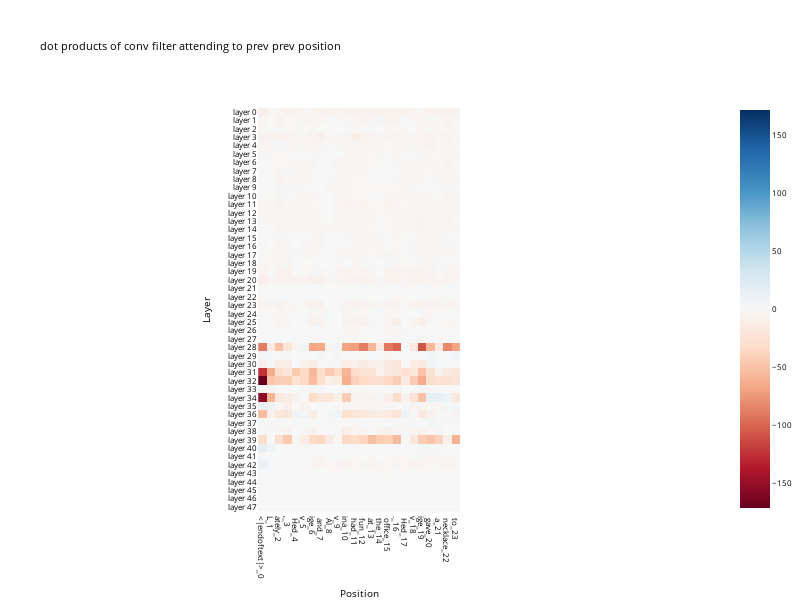
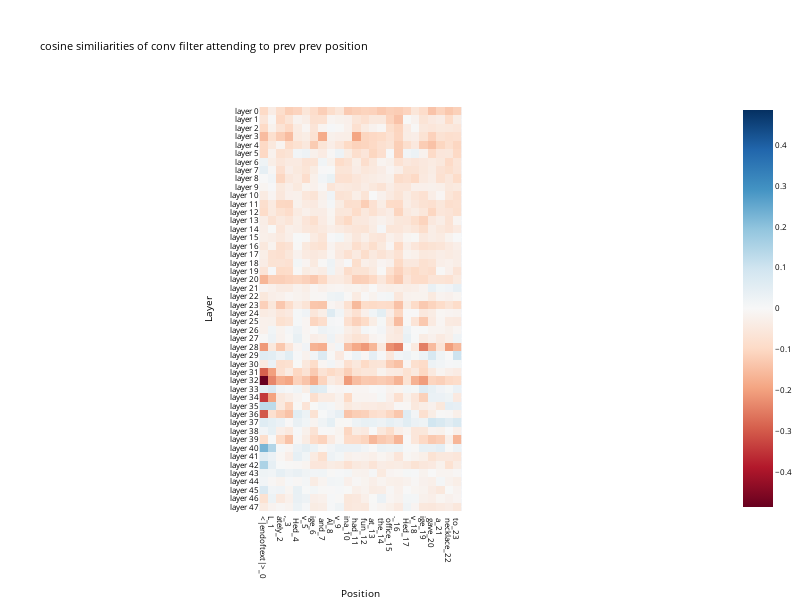
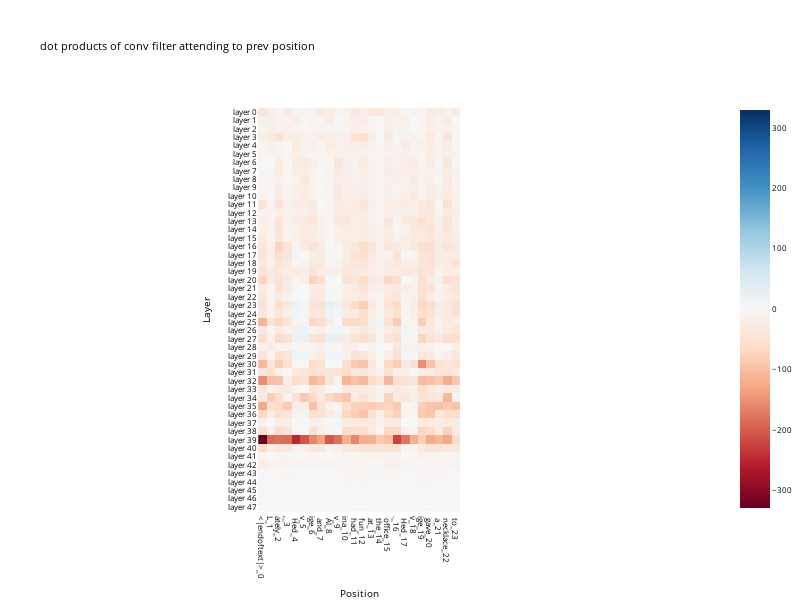
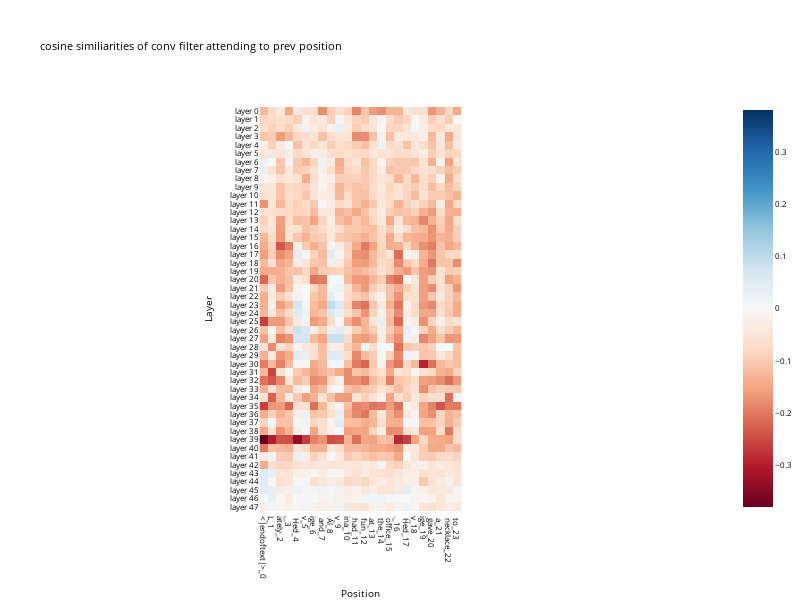

The cell these charts' notebook holds for them, in order:
### Code cell
prompt = model.tokenizer.decode(batched_data[0][1:])
prompt_tokens = model.to_tokens(prompt)[0]
L = prompt_tokens.size()[0]
prompt_str_tokens = model.to_str_tokens(prompt_tokens)

token_labels = []
for index, str_token in enumerate(prompt_str_tokens):
    token_labels.append(f"{str_token}_{index}")

in_proj_names = []
for layer in range(model.cfg.n_layers):
    in_proj_names.append(f'blocks.{layer}.hook_in_proj')
logits, activations = model.run_with_cache(prompt_tokens.view(1,-1), names_filter=in_proj_names)

def hooked_layer_inputs(all_tokens, layer):
    # [B,L,E]
    conv_input = activations[f'blocks.{layer}.hook_in_proj']
    B,L,E = conv_input.size()
    return conv_input[0].view(L,1,E)
    
all_tokens = prompt_tokens

sims, cosine_sims = get_conv_sims(all_tokens=prompt_tokens, layer_input_func=hooked_layer_inputs)

conv_name_lookup = ['conv filter attending to cur position', 'conv bias']
for i in range(D_conv-1):
    conv_name_lookup = ["conv filter attending to " + " ".join(['prev']*(i+1)) + " position"] + conv_name_lookup
layer_labels = [f"layer {i}" for i in range(model.cfg.n_layers)]
for conv_i in range(D_conv+1):
    if conv_i == 0: continue # the first conv is always zero for some reason
    conv_str = f"{conv_name_lookup[conv_i]}"
    imshow(sims[:,:,conv_i], fix_size=True, x=token_labels, y=layer_labels, xaxis="Position", yaxis="Layer", title=f"dot products of {conv_str}", font_size=8)
    imshow(cosine_sims[:,:,conv_i], fix_size=True, x=token_labels, y=layer_labels, xaxis="Position", yaxis="Layer", title=f"cosine similiarities of {conv_str}", font_size=8)

### Figure 1 — Plotly figure (JSON) as saved in the notebook; plotly's stock layout.template omitted (floating-point values rounded to 4 significant figures; data arrays with more than 128 entries replaced by an {"elided": "..."} marker saying what was removed)
{"data": [{"coloraxis": "coloraxis", "hovertemplate": "Position: %{x}<br>Layer: %{y}<br>color: %{z}<extra></extra>", "name": "0", "type": "heatmap", "x": ["<|endoftext|>_0", "L_1", "ately_2", ",_3", " Hed_4", "v_5", "ige_6", " and_7", " Al_8", "v_9", "ina_10", " had_11", " fun_12", " at_13", " the_14", " office_15", "._16", " Hed_17", "v_18", "ige_19", " gave_20", " a_21", " necklace_22", " to_23"], "xaxis": "x", "y": ["layer 0", "layer 1", "layer 2", "layer 3", "layer 4", "layer 5", "layer 6", "layer 7", "layer 8", "layer 9", "layer 10", "layer 11", "layer 12", "layer 13", "layer 14", "layer 15", "layer 16", "layer 17", "layer 18", "layer 19", "layer 20", "layer 21", "layer 22", "layer 23", "layer 24", "layer 25", "layer 26", "layer 27", "layer 28", "layer 29", "layer 30", "layer 31", "layer 32", "layer 33", "layer 34", "layer 35", "layer 36", "layer 37", "layer 38", "layer 39", "layer 40", "layer 41", "layer 42", "layer 43", "layer 44", "layer 45", "layer 46", "layer 47"], "yaxis": "y", "z": {"elided": "48x24 float values"}}], "layout": {"autosize": false, "coloraxis": {"cmid": 0, "colorscale": [[0, "rgb(103,0,31)"], [0.1, "rgb(178,24,43)"], [0.2, "rgb(214,96,77)"], [0.3, "rgb(244,165,130)"], [0.4, "rgb(253,219,199)"], [0.5, "rgb(247,247,247)"], [0.6, "rgb(209,229,240)"], [0.7, "rgb(146,197,222)"], [0.8, "rgb(67,147,195)"], [0.9, "rgb(33,102,172)"], [1, "rgb(5,48,97)"]]}, "font": {"color": "black", "size": 8}, "height": 600, "legend": {"x": 0.01, "xanchor": "left", "y": 0.99, "yanchor": "top"}, "margin": {"b": 0, "l": 0, "r": 0, "t": 100}, "showlegend": true, "title": {"text": "dot products of conv filter attending to prev prev position"}, "width": 800, "xaxis": {"anchor": "y", "autorange": true, "constrain": "domain", "domain": [0.3588, 0.6412], "range": [-0.5, 23.5], "scaleanchor": "y", "tickmode": "array", "ticktext": ["<|endoftext|>_0", "L_1", "ately_2", ",_3", " Hed_4", "v_5", "ige_6", " and_7", " Al_8", "v_9", "ina_10", " had_11", " fun_12", " at_13", " the_14", " office_15", "._16", " Hed_17", "v_18", "ige_19", " gave_20", " a_21", " necklace_22", " to_23"], "tickvals": ["<|endoftext|>_0", "L_1", "ately_2", ",_3", " Hed_4", "v_5", "ige_6", " and_7", " Al_8", "v_9", "ina_10", " had_11", " fun_12", " at_13", " the_14", " office_15", "._16", " Hed_17", "v_18", "ige_19", " gave_20", " a_21", " necklace_22", " to_23"], "title": {"text": "Position"}, "type": "category"}, "yaxis": {"anchor": "x", "autorange": true, "constrain": "domain", "domain": [0, 1], "range": [47.5, -0.5], "tickmode": "array", "ticktext": ["layer 0", "layer 1", "layer 2", "layer 3", "layer 4", "layer 5", "layer 6", "layer 7", "layer 8", "layer 9", "layer 10", "layer 11", "layer 12", "layer 13", "layer 14", "layer 15", "layer 16", "layer 17", "layer 18", "layer 19", "layer 20", "layer 21", "layer 22", "layer 23", "layer 24", "layer 25", "layer 26", "layer 27", "layer 28", "layer 29", "layer 30", "layer 31", "layer 32", "layer 33", "layer 34", "layer 35", "layer 36", "layer 37", "layer 38", "layer 39", "layer 40", "layer 41", "layer 42", "layer 43", "layer 44", "layer 45", "layer 46", "layer 47"], "tickvals": ["layer 0", "layer 1", "layer 2", "layer 3", "layer 4", "layer 5", "layer 6", "layer 7", "layer 8", "layer 9", "layer 10", "layer 11", "layer 12", "layer 13", "layer 14", "layer 15", "layer 16", "layer 17", "layer 18", "layer 19", "layer 20", "layer 21", "layer 22", "layer 23", "layer 24", "layer 25", "layer 26", "layer 27", "layer 28", "layer 29", "layer 30", "layer 31", "layer 32", "layer 33", "layer 34", "layer 35", "layer 36", "layer 37", "layer 38", "layer 39", "layer 40", "layer 41", "layer 42", "layer 43", "layer 44", "layer 45", "layer 46", "layer 47"], "title": {"text": "Layer"}, "type": "category"}}}

### Figure 2 — Plotly figure (JSON) as saved in the notebook; plotly's stock layout.template omitted (floating-point values rounded to 4 significant figures; data arrays with more than 128 entries replaced by an {"elided": "..."} marker saying what was removed)
{"data": [{"coloraxis": "coloraxis", "hovertemplate": "Position: %{x}<br>Layer: %{y}<br>color: %{z}<extra></extra>", "name": "0", "type": "heatmap", "x": ["<|endoftext|>_0", "L_1", "ately_2", ",_3", " Hed_4", "v_5", "ige_6", " and_7", " Al_8", "v_9", "ina_10", " had_11", " fun_12", " at_13", " the_14", " office_15", "._16", " Hed_17", "v_18", "ige_19", " gave_20", " a_21", " necklace_22", " to_23"], "xaxis": "x", "y": ["layer 0", "layer 1", "layer 2", "layer 3", "layer 4", "layer 5", "layer 6", "layer 7", "layer 8", "layer 9", "layer 10", "layer 11", "layer 12", "layer 13", "layer 14", "layer 15", "layer 16", "layer 17", "layer 18", "layer 19", "layer 20", "layer 21", "layer 22", "layer 23", "layer 24", "layer 25", "layer 26", "layer 27", "layer 28", "layer 29", "layer 30", "layer 31", "layer 32", "layer 33", "layer 34", "layer 35", "layer 36", "layer 37", "layer 38", "layer 39", "layer 40", "layer 41", "layer 42", "layer 43", "layer 44", "layer 45", "layer 46", "layer 47"], "yaxis": "y", "z": {"elided": "48x24 float values"}}], "layout": {"autosize": false, "coloraxis": {"cmid": 0, "colorscale": [[0, "rgb(103,0,31)"], [0.1, "rgb(178,24,43)"], [0.2, "rgb(214,96,77)"], [0.3, "rgb(244,165,130)"], [0.4, "rgb(253,219,199)"], [0.5, "rgb(247,247,247)"], [0.6, "rgb(209,229,240)"], [0.7, "rgb(146,197,222)"], [0.8, "rgb(67,147,195)"], [0.9, "rgb(33,102,172)"], [1, "rgb(5,48,97)"]]}, "font": {"color": "black", "size": 8}, "height": 600, "legend": {"x": 0.01, "xanchor": "left", "y": 0.99, "yanchor": "top"}, "margin": {"b": 0, "l": 0, "r": 0, "t": 100}, "showlegend": true, "title": {"text": "cosine similiarities of conv filter attending to prev prev position"}, "width": 800, "xaxis": {"anchor": "y", "autorange": true, "constrain": "domain", "domain": [0.3592, 0.6408], "range": [-0.5, 23.5], "scaleanchor": "y", "tickmode": "array", "ticktext": ["<|endoftext|>_0", "L_1", "ately_2", ",_3", " Hed_4", "v_5", "ige_6", " and_7", " Al_8", "v_9", "ina_10", " had_11", " fun_12", " at_13", " the_14", " office_15", "._16", " Hed_17", "v_18", "ige_19", " gave_20", " a_21", " necklace_22", " to_23"], "tickvals": ["<|endoftext|>_0", "L_1", "ately_2", ",_3", " Hed_4", "v_5", "ige_6", " and_7", " Al_8", "v_9", "ina_10", " had_11", " fun_12", " at_13", " the_14", " office_15", "._16", " Hed_17", "v_18", "ige_19", " gave_20", " a_21", " necklace_22", " to_23"], "title": {"text": "Position"}, "type": "category"}, "yaxis": {"anchor": "x", "autorange": true, "constrain": "domain", "domain": [0, 1], "range": [47.5, -0.5], "tickmode": "array", "ticktext": ["layer 0", "layer 1", "layer 2", "layer 3", "layer 4", "layer 5", "layer 6", "layer 7", "layer 8", "layer 9", "layer 10", "layer 11", "layer 12", "layer 13", "layer 14", "layer 15", "layer 16", "layer 17", "layer 18", "layer 19", "layer 20", "layer 21", "layer 22", "layer 23", "layer 24", "layer 25", "layer 26", "layer 27", "layer 28", "layer 29", "layer 30", "layer 31", "layer 32", "layer 33", "layer 34", "layer 35", "layer 36", "layer 37", "layer 38", "layer 39", "layer 40", "layer 41", "layer 42", "layer 43", "layer 44", "layer 45", "layer 46", "layer 47"], "tickvals": ["layer 0", "layer 1", "layer 2", "layer 3", "layer 4", "layer 5", "layer 6", "layer 7", "layer 8", "layer 9", "layer 10", "layer 11", "layer 12", "layer 13", "layer 14", "layer 15", "layer 16", "layer 17", "layer 18", "layer 19", "layer 20", "layer 21", "layer 22", "layer 23", "layer 24", "layer 25", "layer 26", "layer 27", "layer 28", "layer 29", "layer 30", "layer 31", "layer 32", "layer 33", "layer 34", "layer 35", "layer 36", "layer 37", "layer 38", "layer 39", "layer 40", "layer 41", "layer 42", "layer 43", "layer 44", "layer 45", "layer 46", "layer 47"], "title": {"text": "Layer"}, "type": "category"}}}

### Figure 3 — Plotly figure (JSON) as saved in the notebook; plotly's stock layout.template omitted (floating-point values rounded to 4 significant figures; data arrays with more than 128 entries replaced by an {"elided": "..."} marker saying what was removed)
{"data": [{"coloraxis": "coloraxis", "hovertemplate": "Position: %{x}<br>Layer: %{y}<br>color: %{z}<extra></extra>", "name": "0", "type": "heatmap", "x": ["<|endoftext|>_0", "L_1", "ately_2", ",_3", " Hed_4", "v_5", "ige_6", " and_7", " Al_8", "v_9", "ina_10", " had_11", " fun_12", " at_13", " the_14", " office_15", "._16", " Hed_17", "v_18", "ige_19", " gave_20", " a_21", " necklace_22", " to_23"], "xaxis": "x", "y": ["layer 0", "layer 1", "layer 2", "layer 3", "layer 4", "layer 5", "layer 6", "layer 7", "layer 8", "layer 9", "layer 10", "layer 11", "layer 12", "layer 13", "layer 14", "layer 15", "layer 16", "layer 17", "layer 18", "layer 19", "layer 20", "layer 21", "layer 22", "layer 23", "layer 24", "layer 25", "layer 26", "layer 27", "layer 28", "layer 29", "layer 30", "layer 31", "layer 32", "layer 33", "layer 34", "layer 35", "layer 36", "layer 37", "layer 38", "layer 39", "layer 40", "layer 41", "layer 42", "layer 43", "layer 44", "layer 45", "layer 46", "layer 47"], "yaxis": "y", "z": {"elided": "48x24 float values"}}], "layout": {"autosize": false, "coloraxis": {"cmid": 0, "colorscale": [[0, "rgb(103,0,31)"], [0.1, "rgb(178,24,43)"], [0.2, "rgb(214,96,77)"], [0.3, "rgb(244,165,130)"], [0.4, "rgb(253,219,199)"], [0.5, "rgb(247,247,247)"], [0.6, "rgb(209,229,240)"], [0.7, "rgb(146,197,222)"], [0.8, "rgb(67,147,195)"], [0.9, "rgb(33,102,172)"], [1, "rgb(5,48,97)"]]}, "font": {"color": "black", "size": 8}, "height": 600, "legend": {"x": 0.01, "xanchor": "left", "y": 0.99, "yanchor": "top"}, "margin": {"b": 0, "l": 0, "r": 0, "t": 100}, "showlegend": true, "title": {"text": "dot products of conv filter attending to prev position"}, "width": 800, "xaxis": {"anchor": "y", "autorange": true, "constrain": "domain", "domain": [0.3588, 0.6412], "range": [-0.5, 23.5], "scaleanchor": "y", "tickmode": "array", "ticktext": ["<|endoftext|>_0", "L_1", "ately_2", ",_3", " Hed_4", "v_5", "ige_6", " and_7", " Al_8", "v_9", "ina_10", " had_11", " fun_12", " at_13", " the_14", " office_15", "._16", " Hed_17", "v_18", "ige_19", " gave_20", " a_21", " necklace_22", " to_23"], "tickvals": ["<|endoftext|>_0", "L_1", "ately_2", ",_3", " Hed_4", "v_5", "ige_6", " and_7", " Al_8", "v_9", "ina_10", " had_11", " fun_12", " at_13", " the_14", " office_15", "._16", " Hed_17", "v_18", "ige_19", " gave_20", " a_21", " necklace_22", " to_23"], "title": {"text": "Position"}, "type": "category"}, "yaxis": {"anchor": "x", "autorange": true, "constrain": "domain", "domain": [0, 1], "range": [47.5, -0.5], "tickmode": "array", "ticktext": ["layer 0", "layer 1", "layer 2", "layer 3", "layer 4", "layer 5", "layer 6", "layer 7", "layer 8", "layer 9", "layer 10", "layer 11", "layer 12", "layer 13", "layer 14", "layer 15", "layer 16", "layer 17", "layer 18", "layer 19", "layer 20", "layer 21", "layer 22", "layer 23", "layer 24", "layer 25", "layer 26", "layer 27", "layer 28", "layer 29", "layer 30", "layer 31", "layer 32", "layer 33", "layer 34", "layer 35", "layer 36", "layer 37", "layer 38", "layer 39", "layer 40", "layer 41", "layer 42", "layer 43", "layer 44", "layer 45", "layer 46", "layer 47"], "tickvals": ["layer 0", "layer 1", "layer 2", "layer 3", "layer 4", "layer 5", "layer 6", "layer 7", "layer 8", "layer 9", "layer 10", "layer 11", "layer 12", "layer 13", "layer 14", "layer 15", "layer 16", "layer 17", "layer 18", "layer 19", "layer 20", "layer 21", "layer 22", "layer 23", "layer 24", "layer 25", "layer 26", "layer 27", "layer 28", "layer 29", "layer 30", "layer 31", "layer 32", "layer 33", "layer 34", "layer 35", "layer 36", "layer 37", "layer 38", "layer 39", "layer 40", "layer 41", "layer 42", "layer 43", "layer 44", "layer 45", "layer 46", "layer 47"], "title": {"text": "Layer"}, "type": "category"}}}

### Figure 4 — Plotly figure (JSON) as saved in the notebook; plotly's stock layout.template omitted (floating-point values rounded to 4 significant figures; data arrays with more than 128 entries replaced by an {"elided": "..."} marker saying what was removed)
{"data": [{"coloraxis": "coloraxis", "hovertemplate": "Position: %{x}<br>Layer: %{y}<br>color: %{z}<extra></extra>", "name": "0", "type": "heatmap", "x": ["<|endoftext|>_0", "L_1", "ately_2", ",_3", " Hed_4", "v_5", "ige_6", " and_7", " Al_8", "v_9", "ina_10", " had_11", " fun_12", " at_13", " the_14", " office_15", "._16", " Hed_17", "v_18", "ige_19", " gave_20", " a_21", " necklace_22", " to_23"], "xaxis": "x", "y": ["layer 0", "layer 1", "layer 2", "layer 3", "layer 4", "layer 5", "layer 6", "layer 7", "layer 8", "layer 9", "layer 10", "layer 11", "layer 12", "layer 13", "layer 14", "layer 15", "layer 16", "layer 17", "layer 18", "layer 19", "layer 20", "layer 21", "layer 22", "layer 23", "layer 24", "layer 25", "layer 26", "layer 27", "layer 28", "layer 29", "layer 30", "layer 31", "layer 32", "layer 33", "layer 34", "layer 35", "layer 36", "layer 37", "layer 38", "layer 39", "layer 40", "layer 41", "layer 42", "layer 43", "layer 44", "layer 45", "layer 46", "layer 47"], "yaxis": "y", "z": {"elided": "48x24 float values"}}], "layout": {"autosize": false, "coloraxis": {"cmid": 0, "colorscale": [[0, "rgb(103,0,31)"], [0.1, "rgb(178,24,43)"], [0.2, "rgb(214,96,77)"], [0.3, "rgb(244,165,130)"], [0.4, "rgb(253,219,199)"], [0.5, "rgb(247,247,247)"], [0.6, "rgb(209,229,240)"], [0.7, "rgb(146,197,222)"], [0.8, "rgb(67,147,195)"], [0.9, "rgb(33,102,172)"], [1, "rgb(5,48,97)"]]}, "font": {"color": "black", "size": 8}, "height": 600, "legend": {"x": 0.01, "xanchor": "left", "y": 0.99, "yanchor": "top"}, "margin": {"b": 0, "l": 0, "r": 0, "t": 100}, "showlegend": true, "title": {"text": "cosine similiarities of conv filter attending to prev position"}, "width": 800, "xaxis": {"anchor": "y", "autorange": true, "constrain": "domain", "domain": [0.3592, 0.6408], "range": [-0.5, 23.5], "scaleanchor": "y", "tickmode": "array", "ticktext": ["<|endoftext|>_0", "L_1", "ately_2", ",_3", " Hed_4", "v_5", "ige_6", " and_7", " Al_8", "v_9", "ina_10", " had_11", " fun_12", " at_13", " the_14", " office_15", "._16", " Hed_17", "v_18", "ige_19", " gave_20", " a_21", " necklace_22", " to_23"], "tickvals": ["<|endoftext|>_0", "L_1", "ately_2", ",_3", " Hed_4", "v_5", "ige_6", " and_7", " Al_8", "v_9", "ina_10", " had_11", " fun_12", " at_13", " the_14", " office_15", "._16", " Hed_17", "v_18", "ige_19", " gave_20", " a_21", " necklace_22", " to_23"], "title": {"text": "Position"}, "type": "category"}, "yaxis": {"anchor": "x", "autorange": true, "constrain": "domain", "domain": [0, 1], "range": [47.5, -0.5], "tickmode": "array", "ticktext": ["layer 0", "layer 1", "layer 2", "layer 3", "layer 4", "layer 5", "layer 6", "layer 7", "layer 8", "layer 9", "layer 10", "layer 11", "layer 12", "layer 13", "layer 14", "layer 15", "layer 16", "layer 17", "layer 18", "layer 19", "layer 20", "layer 21", "layer 22", "layer 23", "layer 24", "layer 25", "layer 26", "layer 27", "layer 28", "layer 29", "layer 30", "layer 31", "layer 32", "layer 33", "layer 34", "layer 35", "layer 36", "layer 37", "layer 38", "layer 39", "layer 40", "layer 41", "layer 42", "layer 43", "layer 44", "layer 45", "layer 46", "layer 47"], "tickvals": ["layer 0", "layer 1", "layer 2", "layer 3", "layer 4", "layer 5", "layer 6", "layer 7", "layer 8", "layer 9", "layer 10", "layer 11", "layer 12", "layer 13", "layer 14", "layer 15", "layer 16", "layer 17", "layer 18", "layer 19", "layer 20", "layer 21", "layer 22", "layer 23", "layer 24", "layer 25", "layer 26", "layer 27", "layer 28", "layer 29", "layer 30", "layer 31", "layer 32", "layer 33", "layer 34", "layer 35", "layer 36", "layer 37", "layer 38", "layer 39", "layer 40", "layer 41", "layer 42", "layer 43", "layer 44", "layer 45", "layer 46", "layer 47"], "title": {"text": "Layer"}, "type": "category"}}}
